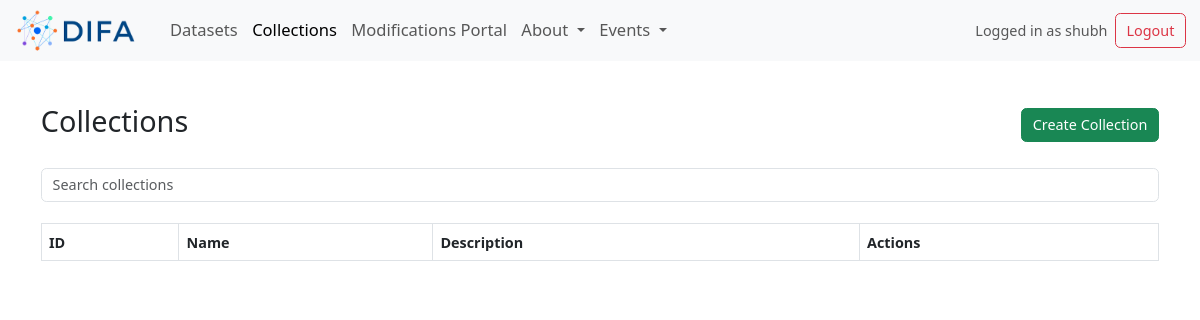
Before: /collections/ (signed in) with the older database file.
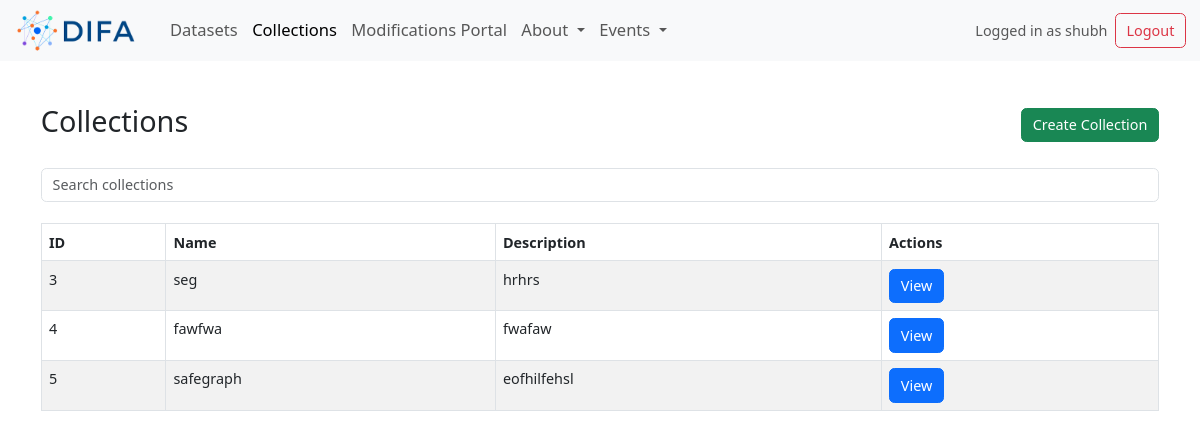
After: the same page with the newer database file.
### datasets/models.py (models this page shows, shortened)
class Collection(models.Model):
    name = models.CharField(max_length=255, unique=True)
    description = models.TextField(blank=True)
    user = models.ForeignKey(get_user_model(), null=True,on_delete=models.SET_NULL)
    datasets = models.ManyToManyField(Dataset, related_name='related_collections', related_query_name='collection')

### datasets/views.py (the view)
# urls.py: path('collections/', views.collections, name='collections'),
@login_required
def collections(request):
    collections = Collection.objects.filter(user=request.user)
    form = CollectionForm()  # Create an instance of the form
    return render(request, 'datasets/collections.html', {'collections': collections, 'form': form})  # Pass the form to the context

### datasets/forms.py
class CollectionForm(forms.ModelForm):
    datasets = forms.ModelMultipleChoiceField(
        queryset=Dataset.objects.all(),
        widget=forms.SelectMultiple(attrs={'class': 'form-control'})
    )
    class Meta:
        model = Collection
        fields = ['name', 'description', 'datasets']
        widgets = {
            'name': forms.TextInput(attrs={'class': 'form-control'}),
            'description': forms.Textarea(attrs={'class': 'form-control', 'rows':3}),
        }

### datasets/context_processors.py (called while the page is built)
def persons(request):
    persons_list = Person.objects.filter(show=True)
    return {'persons': persons_list}

### datasets/models.py (called while the page is built)
    def __str__(self):
        return self.dataset_name

### datasets/templates/datasets/collections.html (shortened to what this page needs)
{% extends "datasets/base.html" %}
{% load custom_tags %}
{% block content %}
  <div class="container mt-5">
    <div class="row mb-4">
      <div class="col-md-8">
        <h2>Collections</h2>
      </div>
      <div class="col-md-4 d-flex justify-content-end align-items-center">
        <button class="btn btn-success" data-bs-toggle="modal" data-bs-target="#createCollectionModal">Create Collection</button>
      </div>
    </div>
    <input class="form-control mb-4" id="searchInput" type="text" placeholder="Search collections">
    <table class="table table-striped table-bordered">
      <thead>
        <tr>
          <th>ID</th>
          <th>Name</th>
          <th>Description</th>
          <th>Actions</th>
        </tr>
      </thead>
      <tbody id="collectionsTable">
        {% for collection in collections %}
          <tr>
            <td>{{ collection.id }}</td>
            <td>{{ collection.name }}</td>
            <td>{{ collection.description }}</td>
            <td><a href="{% url 'collection' collection_id=collection.id %}" class="btn btn-primary">View</a></td>
          </tr>
        {% endfor %}
      </tbody>
    </table>
  </div>
{% endblock %}

Changed rows visible on the page:
added Collection: id "3", name "seg", description "hrhrs"
added Collection: id "4", name "fawfwa", description "fwafaw"
added Collection: id "5", name "safegraph", description "eofhilfehsl"
